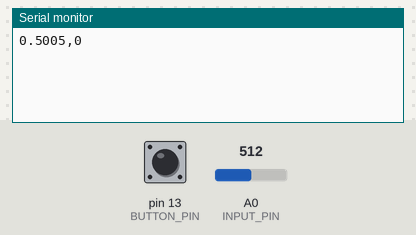
Recording of a sketch running on a simulated Arduino Uno, built with avr-gcc and run on an emulated ATmega328P. Shown: the last lines printed to the serial monitor. Inputs (shaded band) come from the test bench; at power-on: A0 (INPUT_PIN) = 512, pin 13 (BUTTON_PIN) HIGH.

Above: at 1.2 s.
1.3 s: A0 (INPUT_PIN) set to 716
At 2.5 s:
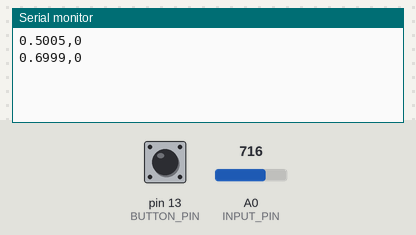
2.8 s: pin 13 (BUTTON_PIN) pulled LOW for 0.15 s
At 3.4 s:
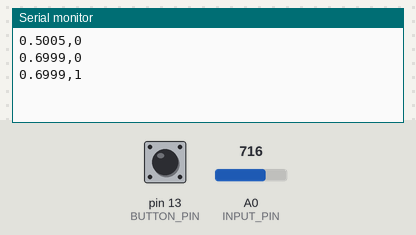
4.4 s: pin 13 (BUTTON_PIN) pulled LOW for 1 s
At 5.8 s:
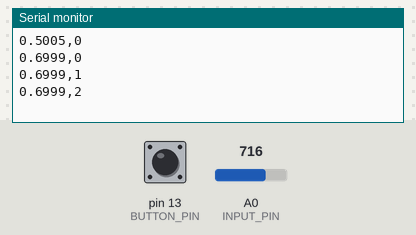
6.9 s: A0 (INPUT_PIN) set to 900
At 8.2 s:
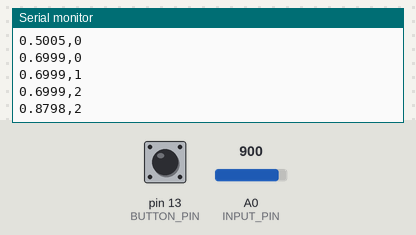
Timing chart, 0 to 9.4 s (numbered marks = the images above; inputs shaded):
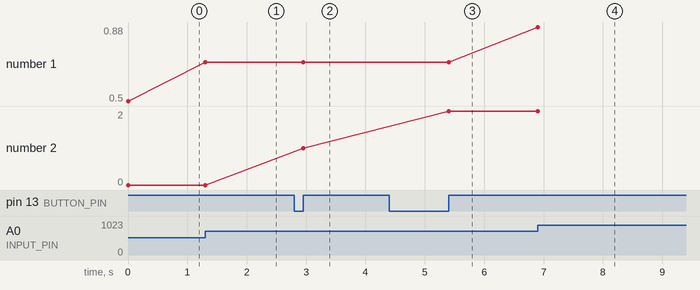

The sketch:

exercise4_arduino.ino
```cpp
#define INPUT_PIN A0
#define BUTTON_PIN 13

#define DELAY_MS 50;
const int maxCount = 3;
const int maxInput = 1023;

int prevValue = -1;
int lastButtonState;
int currentButtonState;
int state = 0;
float sizeFrac;
int clickCount = 0;


void setup() {
  Serial.begin(9600); // set baud rate to 9600
  pinMode(BUTTON_PIN, INPUT_PULLUP);
  currentButtonState = digitalRead(BUTTON_PIN);
}

void loop() {

  // Get the new analog value
  int currentVal = analogRead(INPUT_PIN);
  float prevSizeFrac = sizeFrac;

  // If the analog value has changed, assign it to sizeFrac
  if (prevValue != currentVal) {
    sizeFrac = currentVal / (float) maxInput;
  }

  // Get button state
  currentButtonState = digitalRead(BUTTON_PIN); // read new state
  int prevState = state;

  //check the button state and increase clicks counter
  if (lastButtonState == LOW && currentButtonState != lastButtonState) {
     state = clickCount;
     clickCount++;
    if(state >= maxCount){
      clickCount = 0;
    }

  }

 //send data to web browser over serial
  if (prevSizeFrac != sizeFrac || prevState != state) {
    Serial.print(sizeFrac, 4); // 4 decimal point precision
    Serial.print(",");
    Serial.println(state);
  }

  prevValue = currentVal;
  lastButtonState = currentButtonState;


}
```

Measured:
- after the input at 1.3 s, the serial monitor: prints a new line at once (image 1)
- after the input at 2.8 s, the serial monitor: prints a new line after 0.15 s (image 2)
- after the input at 4.4 s, the serial monitor: prints a new line after 1.0 s (image 3)
- after the input at 6.9 s, the serial monitor: prints a new line at once (image 4)
- plotted number 1: 0.5 → 0.7 after the input at 1.3 s, 0.7 → 0.88 after the input at 6.9 s
- plotted number 2: 0 → 1 after the input at 2.8 s, 1 → 2 after the input at 4.4 s
